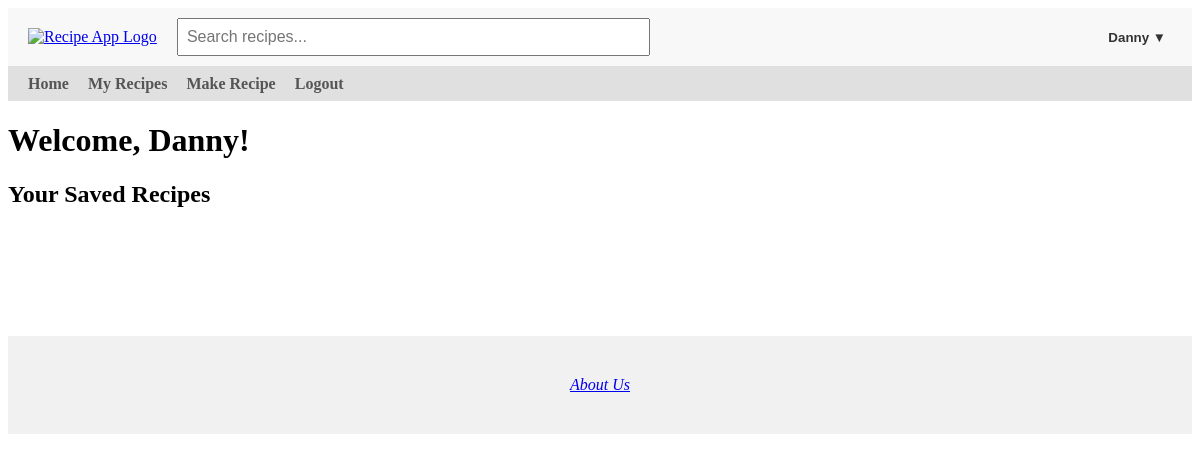
Before: /recipes (signed in) with the older database file.
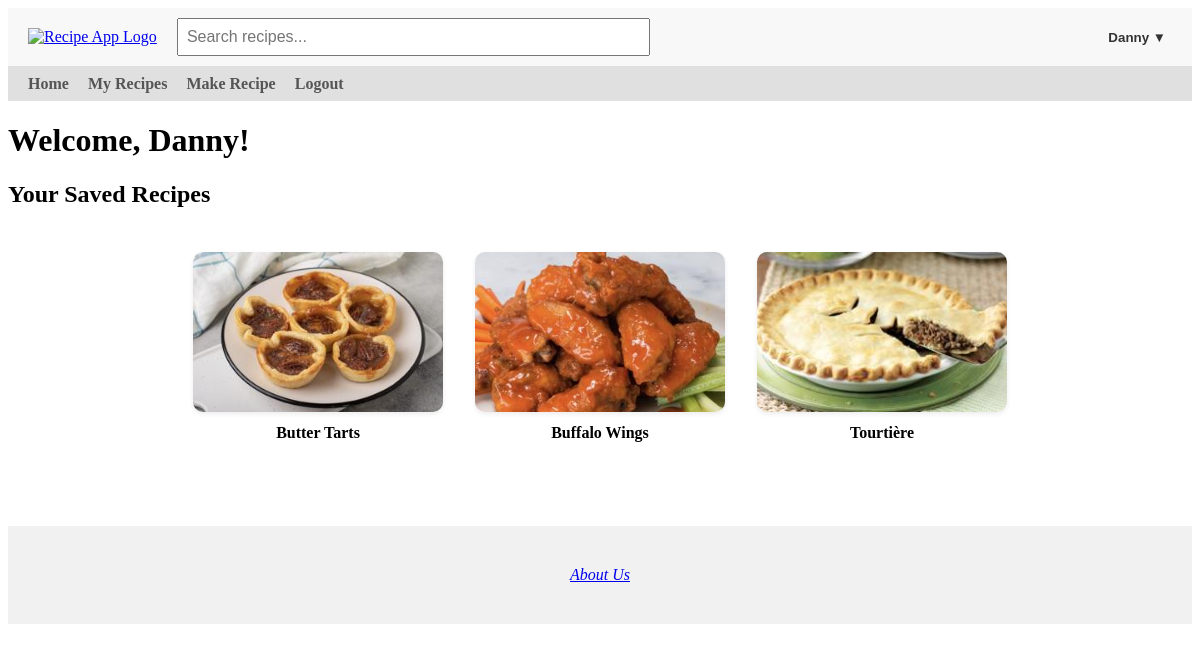
After: the same page with the newer database file.
### app/models.py (models this page shows, shortened)
class Recipe(db.Model):
    id = db.Column(db.Integer, primary_key=True)
    title = db.Column(db.String(100), nullable=False)
    description = db.Column(db.Text, nullable=False)
    ingredients = db.Column(db.Text, nullable=True)
    instructions = db.Column(db.Text, nullable=True)
    image_filename = db.Column(db.String(120), nullable=True)
    created = db.Column(db.DateTime, default=get_local_time)
    user_id = db.Column(db.Integer, db.ForeignKey('user.id'), nullable=False)
    rating_sum = db.Column(db.Integer, default=0)
    rating_count = db.Column(db.Integer, default=0)
    user = db.relationship('User', backref=db.backref('user_recipes', lazy=True))

### app/routes.py (the view)
@app.route('/recipes')
@login_required
def recipes():
    recipes = Recipe.query.filter_by(user_id=current_user.id).all()
    missing_images_count = sum(1 for r in recipes if not r.image_filename)
    placeholder_colors = get_placeholder_colors(missing_images_count)
    return render_template('recipes.html', recipes=recipes, name=current_user.username, placeholder_colors=placeholder_colors)

### app/routes.py (called while the page is built)
def get_placeholder_colors(count):
    colors = [
        "#FF6B6B", "#6BCB77", "#4D96FF", "#FFC75F",
        "#F9F871", "#A393EB", "#FF9671", "#00C9A7",
        "#D65DB1", "#845EC2"
    ]
    random.shuffle(colors)
    return colors[:count]

@login_manager.user_loader
def load_user(user_id):
    return User.query.get(int(user_id))

@app.context_processor
def inject_user():
    return dict(current_user=current_user)

### app/templates/recipes.html (shortened to what this page needs)
{% extends "base.html" %}
{% block content %}
<h1>Welcome, {{ name }}!</h1>
<h2>Your Saved Recipes</h2>
{% set colors = ['#FF6B6B', '#6BCB77', '#4D96FF', '#FFC75F', '#F9F871', '#A393EB', '#FF9671', '#00C9A7', '#D65DB1', '#845EC2'] %}
<div class="recipe-grid">
    {% for recipe in recipes %}
        {% set has_image = recipe.image_filename is not none %}
        {% set color = colors[recipe.id % colors|length] %}
        <a href="{{ url_for('recipe_details', id=recipe.id) }}"
           class="recipe-card {% if has_image %}has-image{% endif %}">
            <div class="recipe-card-box"
                 style="background-color: {% if not has_image %}{{ color }}{% else %}transparent{% endif %};">
                {% if has_image %}
                    <img src="{{ url_for('static', filename='uploads/' + recipe.image_filename) }}"
                         alt="{{ recipe.title }}">
                {% endif %}
            </div>
            <div class="recipe-title">{{ recipe.title }}</div>
        </a>
    {% endfor %}
</div>
{% endblock %}

Changed rows visible on the page:
added Recipe: image_filename (picture), title "Butter Tarts"
added Recipe: image_filename (picture), title "Buffalo Wings"
added Recipe: image_filename (picture), title "Tourtière"
